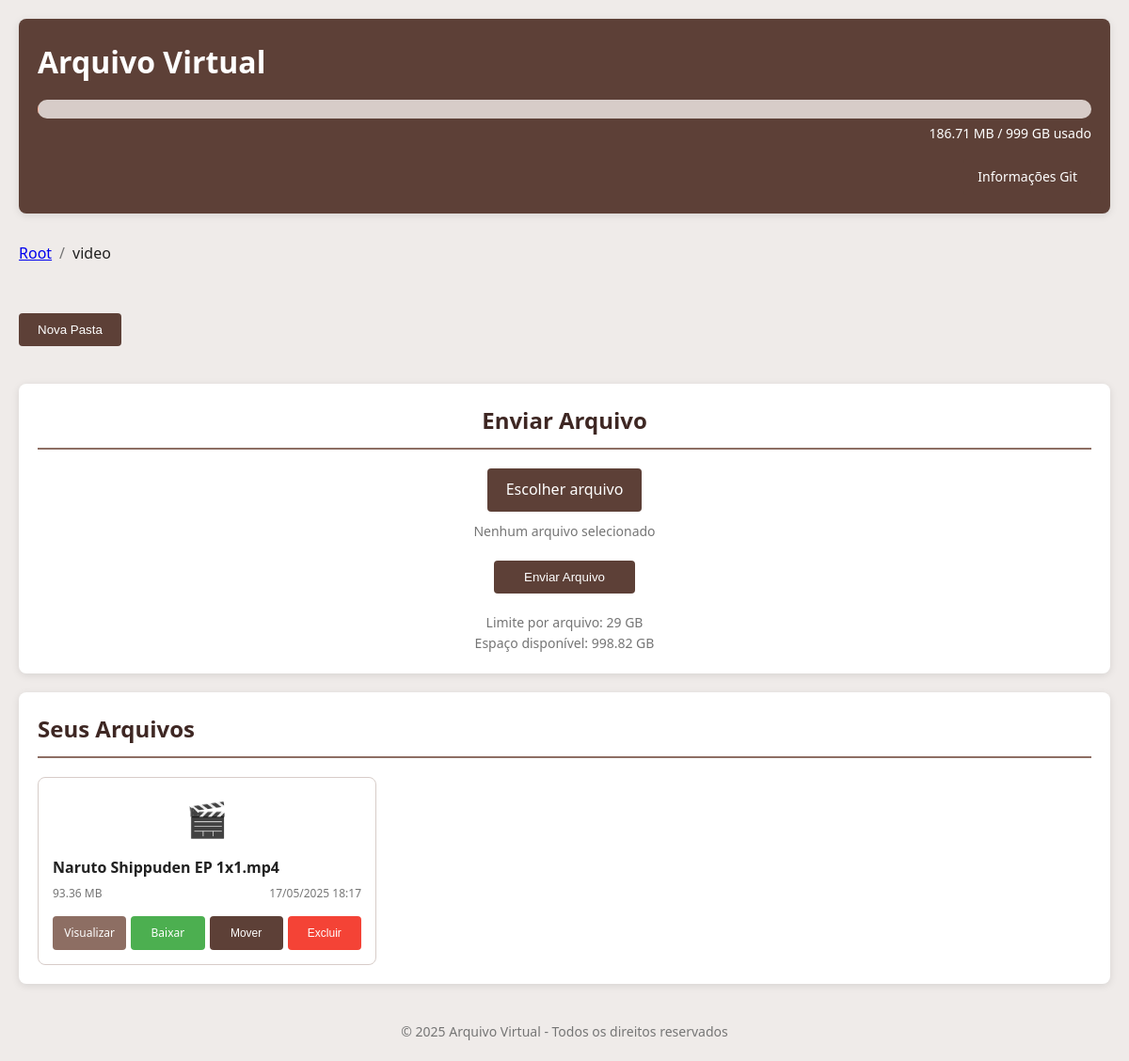
The app's page /index.php?folder=3 with its own data.
### tables this page shows
CREATE TABLE folders (
            id INTEGER PRIMARY KEY AUTOINCREMENT,
            name TEXT NOT NULL,
            parent_id INTEGER DEFAULT NULL,
            created_at DATETIME DEFAULT CURRENT_TIMESTAMP,
            FOREIGN KEY (parent_id) REFERENCES folders(id) ON DELETE CASCADE
        );

CREATE TABLE files (
            id INTEGER PRIMARY KEY AUTOINCREMENT,
            filename TEXT NOT NULL,
            filepath TEXT NOT NULL,
            filesize INTEGER NOT NULL,
            filetype TEXT NOT NULL,
            uploaded_at DATETIME DEFAULT CURRENT_TIMESTAMP
        , folder_id INTEGER DEFAULT NULL REFERENCES folders(id) ON DELETE SET NULL);

### includes/functions.php (called while the page is built, shortened)
<?php
function formatSize($bytes) {
    $units = ['B', 'KB', 'MB', 'GB', 'TB'];
    $i = 0;
    while ($bytes >= 1024 && $i < count($units) - 1) {
        $bytes /= 1024;
        $i++;
    }
    return round($bytes, 2) . ' ' . $units[$i];
}
function getTotalUsedSpace() {
    global $db;
    try {
        $stmt = $db->query("SELECT SUM(filesize) as total FROM files");
        $result = $stmt->fetch(PDO::FETCH_ASSOC);
        return $result['total'] ? $result['total'] : 0;
    } catch (PDOException $e) {
        return 0;
    }
}
function getAllFiles($folder_id = null) {
    global $db;
    try {
        if ($folder_id === null) {
            $stmt = $db->query("SELECT * FROM files ORDER BY uploaded_at DESC");
        } else {
            $stmt = $db->prepare("SELECT * FROM files WHERE folder_id = :folder_id ORDER BY uploaded_at DESC");
            $stmt->bindParam(':folder_id', $folder_id, PDO::PARAM_INT);
            $stmt->execute();
        }
        return $stmt->fetchAll(PDO::FETCH_ASSOC);
    } catch (PDOException $e) {
        return [];
    }
}
function getFileIconClass($extension) {
    $extension = strtolower($extension);
    $imageExtensions = ['jpg', 'jpeg', 'png', 'gif', 'bmp', 'svg', 'webp'];
    $videoExtensions = ['mp4', 'webm', 'avi', 'mov', 'wmv', 'flv', 'mkv'];
    if (in_array($extension, $videoExtensions)) {
        return 'video';
    }
    return 'other';
}
function getFolderById($id) {
    global $db;
    try {
        $stmt = $db->prepare("SELECT * FROM folders WHERE id = :id");
        $stmt->bindParam(':id', $id, PDO::PARAM_INT);
        $stmt->execute();
        return $stmt->fetch(PDO::FETCH_ASSOC);
    } catch (PDOException $e) {
        return false;
    }
}
function getFolderPath($folder_id) {
    $path = [];
    $current_id = $folder_id;
    while ($current_id) {
        $folder = getFolderById($current_id);
        array_unshift($path, $folder);
        $current_id = $folder['parent_id'];
    }
    return $path;
}

### index.php (the view, shortened to what this page needs)
<?php
require_once 'config/db.php';
require_once 'includes/functions.php';
$current_folder_id = isset($_GET['folder']) ? intval($_GET['folder']) : 1;
$current_folder = getFolderById($current_folder_id);
$folder_path = getFolderPath($current_folder_id);
$totalUsedSpace = getTotalUsedSpace();
$maxStorage = 999 * 1024 * 1024 * 1024;
$remainingSpace = $maxStorage - $totalUsedSpace;
?>
<!DOCTYPE html>
<html lang="en">
<head>
    <link rel="stylesheet" href="assets/css/style.css">
    <link rel="stylesheet" href="https://cdnjs.cloudflare.com/ajax/libs/font-awesome/6.4.0/css/all.min.css">
</head>
<body>
    <div class="container">
        <header>
            <h1>Arquivo Virtual</h1>
            <div class="storage-info">
                <div class="storage-bar">
                </div>
                <div class="storage-text">
                    <?= formatSize($totalUsedSpace) ?> / 999 GB usado
                </div>
            </div>
            <nav class="main-nav">
                <a href="git-info.php" class="btn">Informações Git</a>
            </nav>
        </header>
        <main>
            <nav aria-label="breadcrumb">
                <ol class="breadcrumb">
                    <?php foreach ($folder_path as $index => $folder): ?>
                        <?php if ($index == count($folder_path) - 1): ?>
                            <li class="breadcrumb-item active"><?= htmlspecialchars($folder['name']) ?></li>
                        <?php else: ?>
                            <li class="breadcrumb-item">
                                <a href="index.php?folder=<?= $folder['id'] ?>"><?= htmlspecialchars($folder['name']) ?></a>
                            </li>
                        <?php endif; ?>
                    <?php endforeach; ?>
                </ol>
            </nav>
            <div class="action-buttons" style="margin-bottom: 20px;">
                <button id="createFolderBtn" class="btn">Nova Pasta</button>
            </div>
            <section class="upload-section">
                <h2>Enviar Arquivo</h2>
                <form action="upload.php" method="post" enctype="multipart/form-data" id="upload-form">
                    <div class="file-input-container">
                        <label for="file" class="file-label">Escolher arquivo</label>
                        <span id="file-name">Nenhum arquivo selecionado</span>
                    </div>
                    <button type="submit" class="btn upload-btn">Enviar Arquivo</button>
                </form>
                <div class="upload-limit-info">
                    <p>Limite por arquivo: 29 GB</p>
                    <p>Espaço disponível: <?= formatSize($remainingSpace) ?></p>
                </div>
            </section>
            <section class="files-section">
                <h2>Seus Arquivos</h2>
                <div class="files-container">
                    <?php
                    $folders = getAllFolders($current_folder_id);
                    ?>
                    <?php
                    $files = getAllFiles($current_folder_id);
                    if (count($files) > 0 || count($folders) > 0) {
                        foreach ($files as $file) {
                            $fileExtension = pathinfo($file['filename'], PATHINFO_EXTENSION);
                            $iconClass = getFileIconClass($fileExtension);
                            $fileUrl = 'uploads/' . $file['filepath'];
                            $viewUrl = 'view.php?id=' . $file['id'];
                            ?>
                            <div class="file-item">
                                <div class="file-icon <?= $iconClass ?>"></div>
                                <div class="file-info">
                                    <div class="file-name"><?= htmlspecialchars($file['filename']) ?></div>
                                    <div class="file-meta">
                                        <span class="file-size"><?= formatSize($file['filesize']) ?></span>
                                        <span class="file-date"><?= date('d/m/Y H:i', strtotime($file['uploaded_at'])) ?></span>
                                    </div>
                                </div>
                                <div class="file-actions">
                                    <a href="<?= $viewUrl ?>" class="btn action-btn view-btn">Visualizar</a>
                                    <a href="<?= $fileUrl ?>" class="btn action-btn download-btn" download>Baixar</a>
                                    <button class="btn action-btn move-file-btn" data-id="<?= $file['id'] ?>">Mover</button>
                                    <button class="btn action-btn delete-btn" data-id="<?= $file['id'] ?>">Excluir</button>
                                </div>
                            </div>
                            <?php
                        }
                    } else {
                        echo '<div class="no-files">Pasta vazia</div>';
                    }
                    ?>
                </div>
            </section>
        </main>
        <footer>
            <p>&copy; <?= date('Y') ?> Arquivo Virtual - Todos os direitos reservados</p>
        </footer>
    </div>
</body>
</html>

### assets/css/style.css (style rules this page uses)
:root { --primary-color: #5D4037; --primary-light: #8D6E63; --primary-dark: #3E2723; --secondary-color: #D7CCC8; --accent-color: #FFAB91; --text-color: #212121; --text-light: #757575; --white: #FFFFFF; --error: #F44336; --success: #4CAF50; --bg-color: #EFEBE9; }
* { margin: 0; padding: 0; box-sizing: border-box; }
body { font-family: 'Segoe UI', Tahoma, Geneva, Verdana, sans-serif; background-color: var(--bg-color); color: var(--text-color); line-height: 1.6; }
.container { max-width: 1200px; margin: 0 auto; padding: 20px; }
header { background-color: var(--primary-color); color: var(--white); padding: 20px; border-radius: 8px; margin-bottom: 20px; box-shadow: 0 2px 8px rgba(0, 0, 0, 0.1); }
header h1 { margin-bottom: 15px; }
.storage-info { margin-top: 10px; }
.storage-bar { width: 100%; height: 20px; background-color: var(--secondary-color); border-radius: 10px; overflow: hidden; margin-bottom: 5px; }
.storage-text { font-size: 14px; text-align: right; }
.main-nav { margin-top: 15px; display: flex; justify-content: flex-end; }
.main-nav .btn { font-size: 14px; padding: 8px 15px; }
main { display: grid; grid-template-columns: 1fr; gap: 20px; }
section { background-color: var(--white); border-radius: 8px; padding: 20px; box-shadow: 0 2px 8px rgba(0, 0, 0, 0.1); }
section h2 { color: var(--primary-dark); margin-bottom: 20px; padding-bottom: 10px; border-bottom: 2px solid var(--primary-light); }
.upload-section { text-align: center; }
.file-input-container { margin-bottom: 20px; display: flex; flex-direction: column; align-items: center; }
.file-label { background-color: var(--primary-color); color: var(--white); padding: 10px 20px; border-radius: 4px; cursor: pointer; transition: background-color 0.3s; margin-bottom: 10px; }
#file-name { font-size: 14px; color: var(--text-light); max-width: 100%; overflow: hidden; text-overflow: ellipsis; white-space: nowrap; }
.btn { background-color: var(--primary-color); color: var(--white); border: none; padding: 10px 20px; border-radius: 4px; cursor: pointer; transition: background-color 0.3s; text-decoration: none; display: inline-block; font-weight: 500; }
.upload-btn { min-width: 150px; }
.upload-limit-info { margin-top: 20px; font-size: 14px; color: var(--text-light); }
.files-container { display: grid; grid-template-columns: repeat(auto-fill, minmax(300px, 1fr)); gap: 20px; }
.file-item { border: 1px solid var(--secondary-color); border-radius: 8px; padding: 15px; display: flex; flex-direction: column; transition: transform 0.3s, box-shadow 0.3s; }
.file-icon { font-size: 36px; margin-bottom: 10px; text-align: center; color: var(--primary-color); }
.file-info { flex: 1; margin-bottom: 15px; }
.file-name { font-weight: bold; margin-bottom: 5px; word-break: break-word; }
.file-meta { font-size: 12px; color: var(--text-light); display: flex; justify-content: space-between; }
.file-actions { display: flex; justify-content: space-between; gap: 5px; }
.action-btn { flex: 1; padding: 8px; font-size: 12px; text-align: center; }
.view-btn { background-color: var(--primary-light); }
.download-btn { background-color: var(--success); }
.delete-btn { background-color: var(--error); }
.file-icon.video::before { content: "🎬"; }
footer { margin-top: 40px; text-align: center; color: var(--text-light); font-size: 14px; }

### index.php (style rules this page uses)
.breadcrumb { display: flex; flex-wrap: wrap; padding: 10px 0; margin-bottom: 20px; list-style: none; background-color: transparent; border-radius: 4px; }
.breadcrumb-item { display: flex; align-items: center; }
.breadcrumb-item + .breadcrumb-item::before { display: inline-block; padding: 0 8px; color: var(--text-light); content: "/"; }

### records on screen
folders: name "Root"
folders: name "video"
files: filename "Naruto Shippuden EP 1x1.mp4", filesize "93.36 MB", uploaded_at "17/05/2025 18:17"

### other values on screen
formatSize($totalUsedSpace) "186.71 MB"
formatSize($remainingSpace) "998.82 GB"
